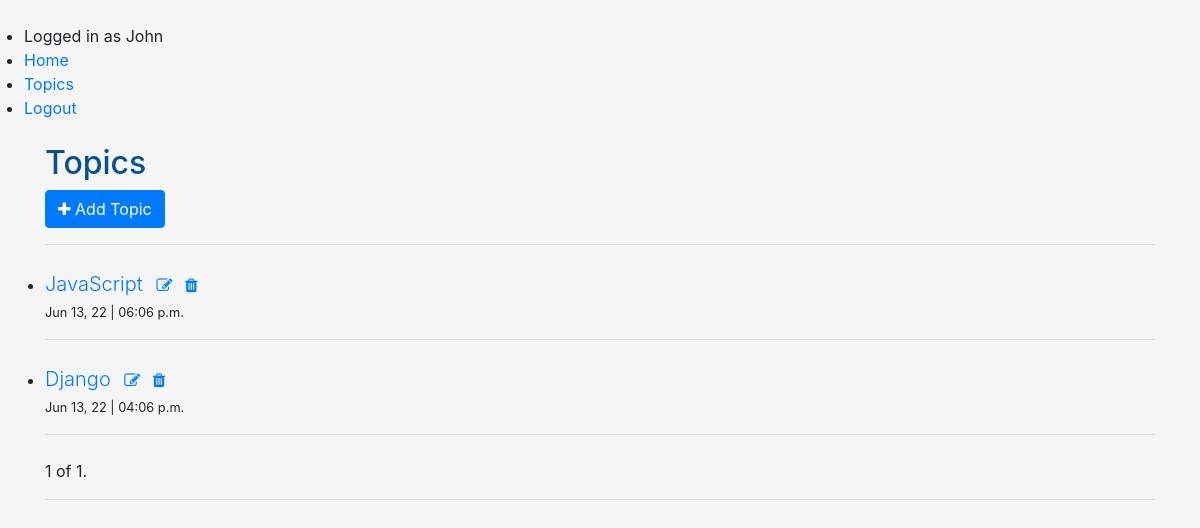
The app's page /topics/ (signed in), older data.
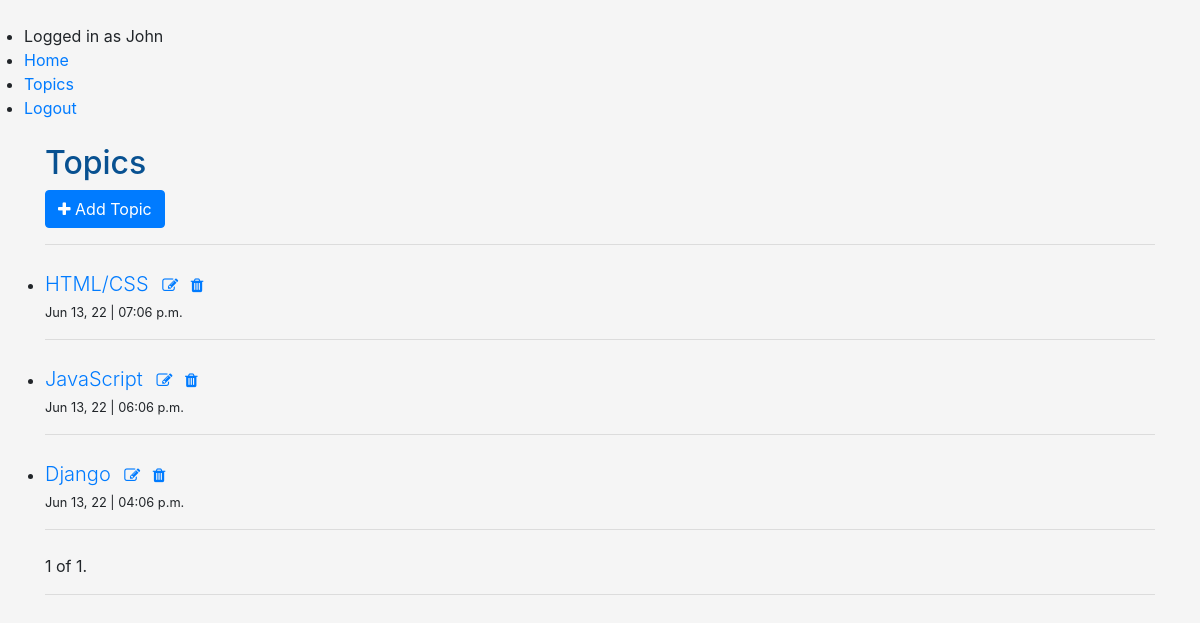
The same page, newer data.
### learning_logs/models.py (models this page shows, shortened)
class Topic(models.Model):
	owner = models.ForeignKey(User, on_delete=models.CASCADE)
	topic_name = models.CharField(max_length=60)
	date_added = models.DateTimeField(auto_now_add=True)
	time_edited = models.DateTimeField(auto_now=True)
	topic_description = models.TextField(max_length=80, blank=True, null=True)
	class Meta:
		ordering = ['-date_added']
	def __str__(self):
		return self.topic_name

### learning_logs/views.py (the view)
# urls.py: path("topics/", views.TopicsList.as_view(), name="topics"),
class TopicsList(LoginRequiredMixin, generic.ListView):
	model = Topic
	template_name = 'learning_logs/topics.html'
	paginate_by = 5
	def get_queryset(self):
		topic_host = Topic.objects.filter(owner=self.request.user)
		return topic_host

### learning_logs/templates/learning_logs/topics.html (shortened to what this page needs)
{% extends 'learning_logs/base.html' %}
{% block content %}
	<h1>Topics </h1>
	<a href="{% url 'add-topic' %}" class="btn btn-primary"> <i class="fa fa-plus"></i> Add Topic</a>
<hr>
	<ul>
		{% for topic in object_list %}
		<li class="my-4">
			<span class="lead"><a href="{% url 'topic-detail' topic.id %}"> {{ topic }}</a> </span>
			<a href="{% url 'update-topic' topic.id %}" class="m-2">
				<i class="fa fa-edit"></i>
			</a>
			<a href="{% url 'delete-topic' topic.id %}">
				<i class="fa fa-trash"></i>
			</a>
			<p><small> {{topic.date_added|date:'M d, y'}} | {{topic.date_added|date:'h:m a'}}</small></p>
			<hr>
		</li>
		{% empty %}
		<li>No topics to show. Add new topics, and they will show here. </li>
		{% endfor %}
	</ul>
		<div class="pagination">
			<span class="step-links">
				<span class="current">
					{{ page_obj.number }} of {{ page_obj.paginator.num_pages }}.
				</span>
			</span>
		</div>
		<hr>
{% endblock content %}

Row changes from the older to the newer data that the page shows:
added Topic: topic_name "HTML/CSS", date_added "Jun 13, 22", date_added "07:06 p.m."
